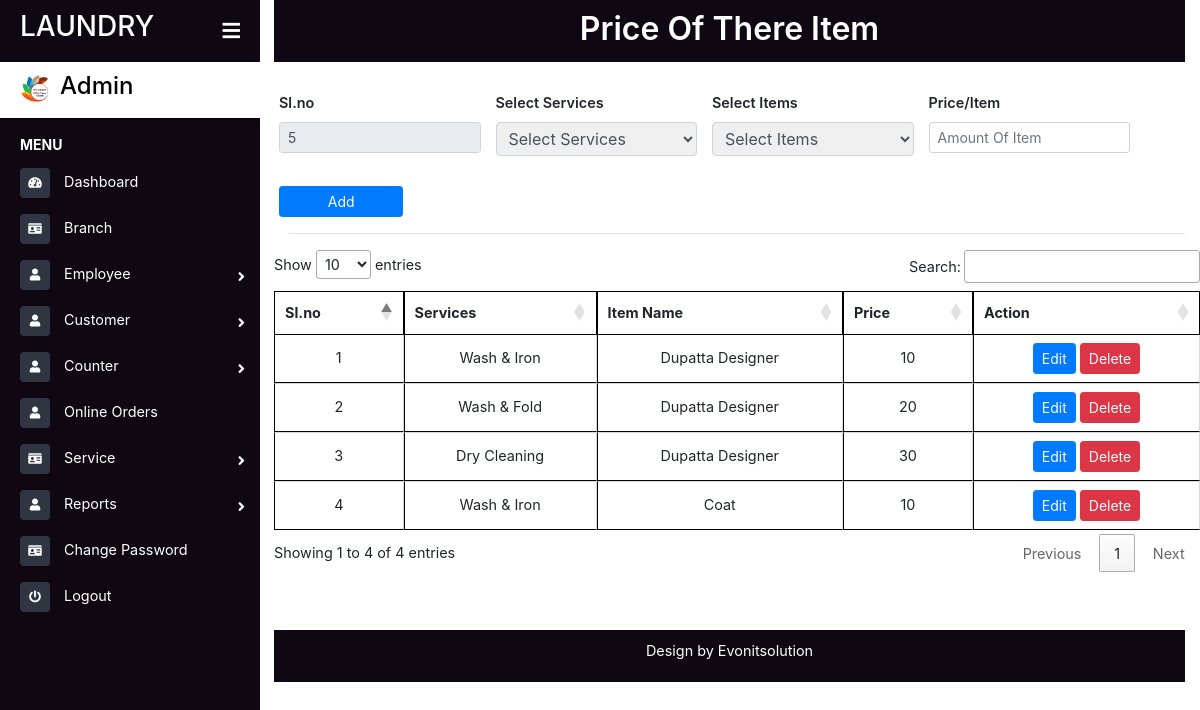
/pricing.php, run on the app's committed database.
### tables this page shows
CREATE TABLE `pricing` (
  `pid` int(10) NOT NULL,
  `services` varchar(30) NOT NULL,
  `items` varchar(40) NOT NULL,
  `price` double NOT NULL
);

### pricing.php (the view, shortened to what this page needs)
<?php include("sidebar.php");
include("connect.php");
$update='true'; $ser=""; $item=""; $rate="";
?>
<link href="assets/css/foms.css" rel="stylesheet">
<div class="page-content container-fluid">
    <div class="footer">
        <div class="d-flex justify-content-center">
             <h2 class="" style=" font-weight: 600">Price Of There Item</h2>
        </div>
        <hr style="margin: 0px;">
    </div>
</div>
                <?php
                    $id = 0;
                    $sql = "SELECT max(pid) FROM pricing";
                    $retval = mysqli_query($conn, $sql );
                    while($row = mysqli_fetch_assoc($retval)) {
                        $id=$row['max(pid)'];
                        $id++;
                    }
                ?>
<main class="page-content">
    <div class="container">
        <form action="pricing_submit.php" method="post" enctype="multipart/form-data">
            <div class="row mt-2">
                <div class="group-form col-md-3">
                    <label class="form_label" for="company_name">Sl.no</label>
                    <input type="text" class="form-control form-control-sm" value="<?php echo $id; ?>" name="id" id="id" placeholder="" readonly>
                </div>
                <div class="group-form col-md-3">
                    <label class="form_label" for="company_name">Select Services</label>
                    <select class="form-controls form-control-sm" required name="service" id="service" onchange="service1()">
                        <?php
                        if($update=='true')
                        { ?>
                            <option value="">Select Services</option>
                                <?php
                        }
                    ?>
                    </select>
                </div>
                <div class="group-form col-md-3">
                    <label class="form_label" for="company_name">Select Items</label>
                    <select class="form-controls form-control-sm" required name="item" id="item" onchange="service1()">
                        <?php
                        if($update=='true')
                        { ?>
                            <option value="">Select Items</option>
                                <?php
                        }
                    ?>
                    </select>
                </div>
                <div class="group-form col-md-3">
                    <label class="form_label" for="company_name">Price/Item</label>
                    <input type="text" name="rate" id="rate" class="form-control form-control-sm" value="<?php echo $rate; ?>" placeholder="Amount Of Item" required>
                </div>
            </div>
            <div class="row mt-2">
                <div class="group-form col-md-2">
                    <?php
                        if($update=='true')
                        {
                            ?>
                            <button type="submit" name="postSubmit" class="btn btn-sm btn-primary col-md-12">Add</button>
                            <?php
                        }
                    ?>
                </div>
            </div>
        </form>
        <hr />
        </div>
        <div class="table-responsive" style="overflow-y:scroll; height: 380px; width:80% margin-left: 100px;">
            <table id="example" class="cell-border" style="width:100%">
            <thead>
                <tr>
                    <th>Sl.no</th>
                    <th>Services</th>
                    <th>Item Name</th>
                    <th>Price</th>
                    <th>Action</th>
                </tr>
            </thead>
            <tbody>
                <?php
                    $qry="select * from pricing";
                    $exc=mysqli_query($conn,$qry);
                    while($row=mysqli_fetch_array($exc)){
                    ?>
                    <tr class="text-center">
                        <td><?php echo $row['pid'] ?></td>
                        <td><?php echo $row['services'] ?></td>
                        <td><?php echo $row['items'] ?></td>
                        <td><?php echo $row['price'] ?></td>
                    <td class="text-center">
                            <a href="pricing.php?edit=<?php echo $row['pid']?>"><button class="btn btn-sm btn-primary">Edit</button> </a>
                            <a onclick="del(<?php echo $row['pid']; ?>)"><button class="btn btn-sm btn-danger deletebutton" type="button">Delete</button></a></td>
                    </tr>
                    <?php
                    }
                ?>
            </tbody>
            </table>
        </div>
</main>
<?php include("footer.php"); ?>

### assets/css/style1.css (style rules this page uses)
* { margin: 0px; padding: 0px; }
body { font-size: 0.9rem; background-color: #ffffff; }
.page-wrapper .sidebar-wrapper, .sidebar-wrapper .sidebar-brand > a, .sidebar-wrapper .sidebar-dropdown > a:after, .sidebar-wrapper .sidebar-menu .sidebar-dropdown .sidebar-submenu li a:before, .sidebar-wrapper ul li a i, .page-wrapper .page-content, .sidebar-wrapper .sidebar-search input.search-menu, .sidebar-wrapper .sidebar-search .input-group-text, .sidebar-wrapper .sidebar-menu ul li a, #show-sidebar, #close-sidebar { -webkit-transition: all 0.3s ease; -moz-transition: all 0.3s ease; -ms-transition: all 0.3s ease; -o-transition: all 0.3s ease; transition: all 0.3s ease; }
@media screen and (min-width: 768px) { .page-wrapper.toggled .page-content { padding-left: 274px; } }
.footer { text-align: center; background: #0f0813; color: #fff; padding: 10px 0px 5px 0px; }

### assets/css/foms.css (style rules this page uses)
.form_label { font-weight: 600; }
.group-form { margin:0px -5px 0px -10px; }
table.dataTable.cell-border thead th { border: 1px solid black; }
table.dataTable.cell-border tbody td { border: 1px solid black; }
table.dataTable.cell-border tbody tr td:first-child { border-left: 1px solid black; }
table.dataTable.no-footer { border-bottom: 1px solid white; }
.form-controls { width: 100%; font-size: 1rem; font-weight: 400; color: #495057; border: 1px solid #ced4da; border-radius: 0.25rem; }
.container { margin-top:30px; }

### data on the page
pricing: pid "1", services "Wash & Iron", items "Dupatta Designer", price "10"
pricing: pid "2", services "Wash & Fold", items "Dupatta Designer", price "20"
pricing: pid "3", services "Dry Cleaning", items "Dupatta Designer", price "30"
pricing: pid "4", services "Wash & Iron", items "Coat", price "10"
